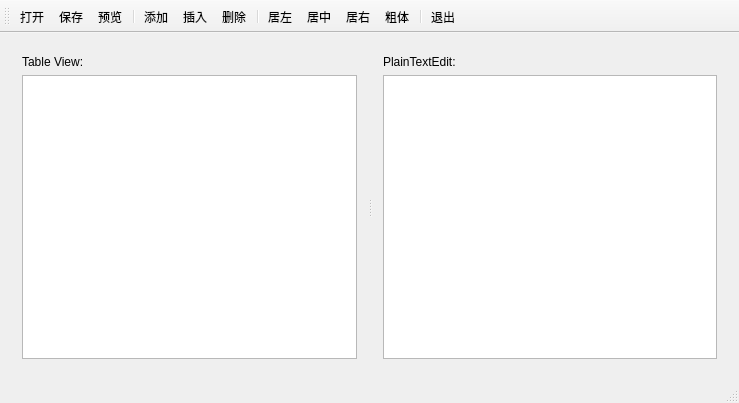
<?xml version="1.0" encoding="UTF-8"?>
<ui version="4.0">
 <class>ExQStandardItemModel</class>
 <widget class="QMainWindow" name="ExQStandardItemModel">
  <property name="geometry">
   <rect>
    <x>0</x>
    <y>0</y>
    <width>739</width>
    <height>403</height>
   </rect>
  </property>
  <property name="windowTitle">
   <string>ExQStandardItemModel</string>
  </property>
  <widget class="QWidget" name="centralWidget">
   <layout class="QGridLayout" name="gridLayout">
    <item row="0" column="0">
     <widget class="QSplitter" name="splitter">
      <property name="orientation">
       <enum>Qt::Horizontal</enum>
      </property>
      <widget class="QWidget" name="">
       <layout class="QVBoxLayout" name="verticalLayout">
        <item>
         <widget class="QLabel" name="label">
          <property name="text">
           <string>Table View:</string>
          </property>
         </widget>
        </item>
        <item>
         <widget class="QTableView" name="tableView"/>
        </item>
       </layout>
      </widget>
      <widget class="QWidget" name="">
       <layout class="QVBoxLayout" name="verticalLayout_2">
        <item>
         <widget class="QLabel" name="label_2">
          <property name="text">
           <string>PlainTextEdit:</string>
          </property>
         </widget>
        </item>
        <item>
         <widget class="QPlainTextEdit" name="plainTextEdit"/>
        </item>
       </layout>
      </widget>
     </widget>
    </item>
   </layout>
  </widget>
  <widget class="QMenuBar" name="menuBar">
   <property name="geometry">
    <rect>
     <x>0</x>
     <y>0</y>
     <width>739</width>
     <height>23</height>
    </rect>
   </property>
  </widget>
  <widget class="QToolBar" name="mainToolBar">
   <attribute name="toolBarArea">
    <enum>TopToolBarArea</enum>
   </attribute>
   <attribute name="toolBarBreak">
    <bool>false</bool>
   </attribute>
   <addaction name="actOpen"/>
   <addaction name="actSave"/>
   <addaction name="actModelData"/>
   <addaction name="separator"/>
   <addaction name="actAppend"/>
   <addaction name="actInsert"/>
   <addaction name="actDelete"/>
   <addaction name="separator"/>
   <addaction name="actAlignLeft"/>
   <addaction name="actAlignCenter"/>
   <addaction name="actAlingRight"/>
   <addaction name="actBold"/>
   <addaction name="separator"/>
   <addaction name="actExit"/>
  </widget>
  <widget class="QStatusBar" name="statusBar"/>
  <action name="actOpen">
   <property name="icon">
    <iconset resource="resources.qrc">
     <normaloff>:/images/Image011.jpg</normaloff>:/images/Image011.jpg</iconset>
   </property>
   <property name="text">
    <string>打开</string>
   </property>
   <property name="toolTip">
    <string>打开文件夹</string>
   </property>
   <property name="shortcut">
    <string>Ctrl+1</string>
   </property>
  </action>
  <action name="actSave">
   <property name="icon">
    <iconset resource="resources.qrc">
     <normaloff>:/images/Image001.png</normaloff>:/images/Image001.png</iconset>
   </property>
   <property name="text">
    <string>保存</string>
   </property>
   <property name="toolTip">
    <string>保存文件</string>
   </property>
   <property name="shortcut">
    <string>Ctrl+S</string>
   </property>
  </action>
  <action name="actAppend">
   <property name="icon">
    <iconset resource="resources.qrc">
     <normaloff>:/images/Image012.png</normaloff>:/images/Image012.png</iconset>
   </property>
   <property name="text">
    <string>添加</string>
   </property>
   <property name="toolTip">
    <string>添加一行</string>
   </property>
  </action>
  <action name="actInsert">
   <property name="icon">
    <iconset resource="resources.qrc">
     <normaloff>:/images/Image008.jpg</normaloff>:/images/Image008.jpg</iconset>
   </property>
   <property name="text">
    <string>插入</string>
   </property>
   <property name="toolTip">
    <string>插入一行</string>
   </property>
   <property name="shortcut">
    <string>Ins</string>
   </property>
  </action>
  <action name="actDelete">
   <property name="icon">
    <iconset resource="resources.qrc">
     <normaloff>:/images/Image009.jpg</normaloff>:/images/Image009.jpg</iconset>
   </property>
   <property name="text">
    <string>删除</string>
   </property>
   <property name="toolTip">
    <string>删除一行</string>
   </property>
   <property name="shortcut">
    <string>Del</string>
   </property>
  </action>
  <action name="actExit">
   <property name="icon">
    <iconset resource="resources.qrc">
     <normaloff>:/images/Image007.jpg</normaloff>:/images/Image007.jpg</iconset>
   </property>
   <property name="text">
    <string>退出</string>
   </property>
   <property name="toolTip">
    <string>退出程序</string>
   </property>
   <property name="shortcut">
    <string>Ctrl+0</string>
   </property>
  </action>
  <action name="actModelData">
   <property name="icon">
    <iconset resource="resources.qrc">
     <normaloff>:/images/Image010.jpg</normaloff>:/images/Image010.jpg</iconset>
   </property>
   <property name="text">
    <string>预览</string>
   </property>
   <property name="toolTip">
    <string>预览数据模型到文本框</string>
   </property>
   <property name="shortcut">
    <string>Ctrl+2</string>
   </property>
  </action>
  <action name="actAlignLeft">
   <property name="icon">
    <iconset resource="resources.qrc">
     <normaloff>:/images/Image004.png</normaloff>:/images/Image004.png</iconset>
   </property>
   <property name="text">
    <string>居左</string>
   </property>
   <property name="toolTip">
    <string>文字左对齐</string>
   </property>
   <property name="shortcut">
    <string>Ctrl+3</string>
   </property>
  </action>
  <action name="actAlignCenter">
   <property name="icon">
    <iconset resource="resources.qrc">
     <normaloff>:/images/Image006.png</normaloff>:/images/Image006.png</iconset>
   </property>
   <property name="text">
    <string>居中</string>
   </property>
   <property name="toolTip">
    <string>文本居中</string>
   </property>
   <property name="shortcut">
    <string>Ctrl+4</string>
   </property>
  </action>
  <action name="actAlingRight">
   <property name="icon">
    <iconset resource="resources.qrc">
     <normaloff>:/images/Image005.png</normaloff>:/images/Image005.png</iconset>
   </property>
   <property name="text">
    <string>居右</string>
   </property>
   <property name="toolTip">
    <string>文本右对齐</string>
   </property>
   <property name="shortcut">
    <string>Ctrl+5</string>
   </property>
  </action>
  <action name="actBold">
   <property name="checkable">
    <bool>true</bool>
   </property>
   <property name="icon">
    <iconset resource="resources.qrc">
     <normaloff>:/images/Image003.png</normaloff>:/images/Image003.png</iconset>
   </property>
   <property name="text">
    <string>粗体</string>
   </property>
   <property name="toolTip">
    <string>文字设置粗体</string>
   </property>
   <property name="shortcut">
    <string>Ctrl+B</string>
   </property>
  </action>
 </widget>
 <layoutdefault spacing="6" margin="11"/>
 <resources>
  <include location="resources.qrc"/>
 </resources>
 <connections/>
</ui>
